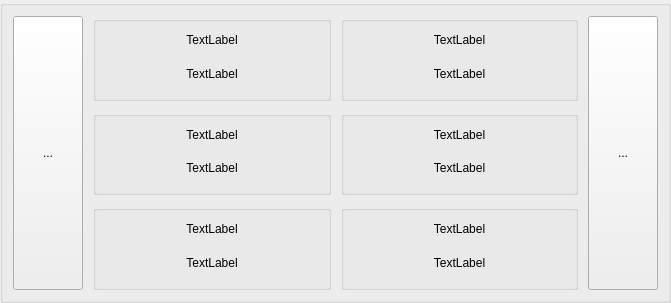
<?xml version="1.0" encoding="UTF-8"?>
<ui version="4.0">
 <class>OBD2Widget</class>
 <widget class="QWidget" name="OBD2Widget">
  <property name="geometry">
   <rect>
    <x>0</x>
    <y>0</y>
    <width>671</width>
    <height>303</height>
   </rect>
  </property>
  <property name="sizePolicy">
   <sizepolicy hsizetype="Expanding" vsizetype="Expanding">
    <horstretch>0</horstretch>
    <verstretch>0</verstretch>
   </sizepolicy>
  </property>
  <property name="windowTitle">
   <string>Frame</string>
  </property>
  <layout class="QHBoxLayout" name="horizontalLayout_2" stretch="0">
   <property name="spacing">
    <number>0</number>
   </property>
   <property name="sizeConstraint">
    <enum>QLayout::SetNoConstraint</enum>
   </property>
   <property name="leftMargin">
    <number>0</number>
   </property>
   <property name="topMargin">
    <number>0</number>
   </property>
   <property name="rightMargin">
    <number>0</number>
   </property>
   <property name="bottomMargin">
    <number>0</number>
   </property>
   <item>
    <widget class="QGroupBox" name="groupBox">
     <property name="title">
      <string/>
     </property>
     <layout class="QHBoxLayout" name="horizontalLayout">
      <property name="spacing">
       <number>10</number>
      </property>
      <property name="leftMargin">
       <number>10</number>
      </property>
      <property name="topMargin">
       <number>10</number>
      </property>
      <property name="rightMargin">
       <number>10</number>
      </property>
      <property name="bottomMargin">
       <number>10</number>
      </property>
      <item>
       <widget class="QToolButton" name="prevPageButton">
        <property name="sizePolicy">
         <sizepolicy hsizetype="Fixed" vsizetype="Ignored">
          <horstretch>0</horstretch>
          <verstretch>0</verstretch>
         </sizepolicy>
        </property>
        <property name="minimumSize">
         <size>
          <width>70</width>
          <height>70</height>
         </size>
        </property>
        <property name="text">
         <string>...</string>
        </property>
       </widget>
      </item>
      <item>
       <layout class="QGridLayout" name="gridLayout" rowstretch="1,1,1">
        <property name="spacing">
         <number>10</number>
        </property>
        <item row="0" column="0">
         <widget class="QGroupBox" name="group0">
          <property name="layoutDirection">
           <enum>Qt::LeftToRight</enum>
          </property>
          <property name="title">
           <string/>
          </property>
          <layout class="QVBoxLayout" name="verticalLayout" stretch="2,3">
           <property name="spacing">
            <number>2</number>
           </property>
           <property name="leftMargin">
            <number>5</number>
           </property>
           <property name="topMargin">
            <number>5</number>
           </property>
           <property name="rightMargin">
            <number>5</number>
           </property>
           <property name="bottomMargin">
            <number>5</number>
           </property>
           <item>
            <widget class="QLabel" name="itemLabel0">
             <property name="sizePolicy">
              <sizepolicy hsizetype="Preferred" vsizetype="Preferred">
               <horstretch>0</horstretch>
               <verstretch>2</verstretch>
              </sizepolicy>
             </property>
             <property name="text">
              <string>TextLabel</string>
             </property>
             <property name="alignment">
              <set>Qt::AlignCenter</set>
             </property>
            </widget>
           </item>
           <item>
            <widget class="QLabel" name="itemValue0">
             <property name="sizePolicy">
              <sizepolicy hsizetype="Preferred" vsizetype="Preferred">
               <horstretch>0</horstretch>
               <verstretch>4</verstretch>
              </sizepolicy>
             </property>
             <property name="text">
              <string>TextLabel</string>
             </property>
             <property name="alignment">
              <set>Qt::AlignCenter</set>
             </property>
            </widget>
           </item>
          </layout>
         </widget>
        </item>
        <item row="0" column="1">
         <widget class="QGroupBox" name="group1">
          <property name="layoutDirection">
           <enum>Qt::LeftToRight</enum>
          </property>
          <property name="title">
           <string/>
          </property>
          <layout class="QVBoxLayout" name="verticalLayout" stretch="2,3">
           <property name="spacing">
            <number>2</number>
           </property>
           <property name="leftMargin">
            <number>5</number>
           </property>
           <property name="topMargin">
            <number>5</number>
           </property>
           <property name="rightMargin">
            <number>5</number>
           </property>
           <property name="bottomMargin">
            <number>5</number>
           </property>
           <item>
            <widget class="QLabel" name="itemLabel1">
             <property name="sizePolicy">
              <sizepolicy hsizetype="Preferred" vsizetype="Preferred">
               <horstretch>0</horstretch>
               <verstretch>2</verstretch>
              </sizepolicy>
             </property>
             <property name="text">
              <string>TextLabel</string>
             </property>
             <property name="alignment">
              <set>Qt::AlignCenter</set>
             </property>
            </widget>
           </item>
           <item>
            <widget class="QLabel" name="itemValue1">
             <property name="sizePolicy">
              <sizepolicy hsizetype="Preferred" vsizetype="Preferred">
               <horstretch>0</horstretch>
               <verstretch>4</verstretch>
              </sizepolicy>
             </property>
             <property name="text">
              <string>TextLabel</string>
             </property>
             <property name="alignment">
              <set>Qt::AlignCenter</set>
             </property>
            </widget>
           </item>
          </layout>
         </widget>
        </item>
        <item row="1" column="0">
         <widget class="QGroupBox" name="group2">
          <property name="layoutDirection">
           <enum>Qt::LeftToRight</enum>
          </property>
          <property name="title">
           <string/>
          </property>
          <layout class="QVBoxLayout" name="verticalLayout" stretch="2,3">
           <property name="spacing">
            <number>2</number>
           </property>
           <property name="leftMargin">
            <number>5</number>
           </property>
           <property name="topMargin">
            <number>5</number>
           </property>
           <property name="rightMargin">
            <number>5</number>
           </property>
           <property name="bottomMargin">
            <number>5</number>
           </property>
           <item>
            <widget class="QLabel" name="itemLabel2">
             <property name="sizePolicy">
              <sizepolicy hsizetype="Preferred" vsizetype="Preferred">
               <horstretch>0</horstretch>
               <verstretch>2</verstretch>
              </sizepolicy>
             </property>
             <property name="text">
              <string>TextLabel</string>
             </property>
             <property name="alignment">
              <set>Qt::AlignCenter</set>
             </property>
            </widget>
           </item>
           <item>
            <widget class="QLabel" name="itemValue2">
             <property name="sizePolicy">
              <sizepolicy hsizetype="Preferred" vsizetype="Preferred">
               <horstretch>0</horstretch>
               <verstretch>4</verstretch>
              </sizepolicy>
             </property>
             <property name="text">
              <string>TextLabel</string>
             </property>
             <property name="alignment">
              <set>Qt::AlignCenter</set>
             </property>
            </widget>
           </item>
          </layout>
         </widget>
        </item>
        <item row="1" column="1">
         <widget class="QGroupBox" name="group3">
          <property name="layoutDirection">
           <enum>Qt::LeftToRight</enum>
          </property>
          <property name="title">
           <string/>
          </property>
          <layout class="QVBoxLayout" name="verticalLayout" stretch="2,3">
           <property name="spacing">
            <number>2</number>
           </property>
           <property name="leftMargin">
            <number>5</number>
           </property>
           <property name="topMargin">
            <number>5</number>
           </property>
           <property name="rightMargin">
            <number>5</number>
           </property>
           <property name="bottomMargin">
            <number>5</number>
           </property>
           <item>
            <widget class="QLabel" name="itemLabel3">
             <property name="sizePolicy">
              <sizepolicy hsizetype="Preferred" vsizetype="Expanding">
               <horstretch>0</horstretch>
               <verstretch>2</verstretch>
              </sizepolicy>
             </property>
             <property name="text">
              <string>TextLabel</string>
             </property>
             <property name="alignment">
              <set>Qt::AlignCenter</set>
             </property>
            </widget>
           </item>
           <item>
            <widget class="QLabel" name="itemValue3">
             <property name="sizePolicy">
              <sizepolicy hsizetype="Preferred" vsizetype="Expanding">
               <horstretch>0</horstretch>
               <verstretch>4</verstretch>
              </sizepolicy>
             </property>
             <property name="text">
              <string>TextLabel</string>
             </property>
             <property name="alignment">
              <set>Qt::AlignCenter</set>
             </property>
            </widget>
           </item>
          </layout>
         </widget>
        </item>
        <item row="2" column="0">
         <widget class="QGroupBox" name="group4">
          <property name="layoutDirection">
           <enum>Qt::LeftToRight</enum>
          </property>
          <property name="title">
           <string/>
          </property>
          <layout class="QVBoxLayout" name="verticalLayout" stretch="2,3">
           <property name="spacing">
            <number>2</number>
           </property>
           <property name="leftMargin">
            <number>5</number>
           </property>
           <property name="topMargin">
            <number>5</number>
           </property>
           <property name="rightMargin">
            <number>5</number>
           </property>
           <property name="bottomMargin">
            <number>5</number>
           </property>
           <item>
            <widget class="QLabel" name="itemLabel4">
             <property name="sizePolicy">
              <sizepolicy hsizetype="Preferred" vsizetype="Preferred">
               <horstretch>0</horstretch>
               <verstretch>2</verstretch>
              </sizepolicy>
             </property>
             <property name="text">
              <string>TextLabel</string>
             </property>
             <property name="alignment">
              <set>Qt::AlignCenter</set>
             </property>
            </widget>
           </item>
           <item>
            <widget class="QLabel" name="itemValue4">
             <property name="sizePolicy">
              <sizepolicy hsizetype="Preferred" vsizetype="Preferred">
               <horstretch>0</horstretch>
               <verstretch>4</verstretch>
              </sizepolicy>
             </property>
             <property name="text">
              <string>TextLabel</string>
             </property>
             <property name="alignment">
              <set>Qt::AlignCenter</set>
             </property>
            </widget>
           </item>
          </layout>
         </widget>
        </item>
        <item row="2" column="1">
         <widget class="QGroupBox" name="group5">
          <property name="layoutDirection">
           <enum>Qt::LeftToRight</enum>
          </property>
          <property name="title">
           <string/>
          </property>
          <layout class="QVBoxLayout" name="verticalLayout" stretch="2,3">
           <property name="spacing">
            <number>2</number>
           </property>
           <property name="leftMargin">
            <number>5</number>
           </property>
           <property name="topMargin">
            <number>5</number>
           </property>
           <property name="rightMargin">
            <number>5</number>
           </property>
           <property name="bottomMargin">
            <number>5</number>
           </property>
           <item>
            <widget class="QLabel" name="itemLabel5">
             <property name="sizePolicy">
              <sizepolicy hsizetype="Preferred" vsizetype="Preferred">
               <horstretch>0</horstretch>
               <verstretch>2</verstretch>
              </sizepolicy>
             </property>
             <property name="text">
              <string>TextLabel</string>
             </property>
             <property name="alignment">
              <set>Qt::AlignCenter</set>
             </property>
            </widget>
           </item>
           <item>
            <widget class="QLabel" name="itemValue5">
             <property name="sizePolicy">
              <sizepolicy hsizetype="Preferred" vsizetype="Preferred">
               <horstretch>0</horstretch>
               <verstretch>4</verstretch>
              </sizepolicy>
             </property>
             <property name="text">
              <string>TextLabel</string>
             </property>
             <property name="alignment">
              <set>Qt::AlignCenter</set>
             </property>
            </widget>
           </item>
          </layout>
         </widget>
        </item>
       </layout>
      </item>
      <item>
       <widget class="QToolButton" name="nextPageButton">
        <property name="sizePolicy">
         <sizepolicy hsizetype="Fixed" vsizetype="Expanding">
          <horstretch>0</horstretch>
          <verstretch>1</verstretch>
         </sizepolicy>
        </property>
        <property name="minimumSize">
         <size>
          <width>70</width>
          <height>70</height>
         </size>
        </property>
        <property name="text">
         <string>...</string>
        </property>
       </widget>
      </item>
     </layout>
    </widget>
   </item>
  </layout>
 </widget>
 <resources/>
 <connections/>
</ui>
